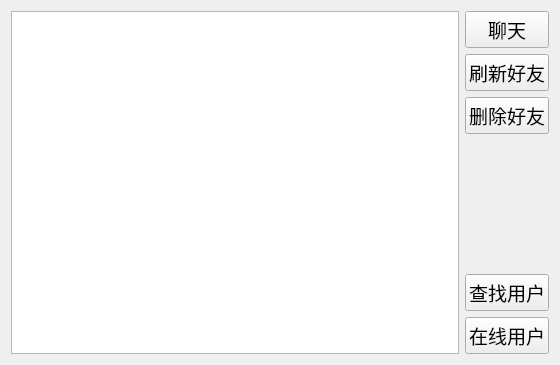
<?xml version="1.0" encoding="UTF-8"?>
<ui version="4.0">
 <class>Friend</class>
 <widget class="QWidget" name="Friend">
  <property name="geometry">
   <rect>
    <x>0</x>
    <y>0</y>
    <width>560</width>
    <height>365</height>
   </rect>
  </property>
  <property name="windowTitle">
   <string>Form</string>
  </property>
  <layout class="QHBoxLayout" name="horizontalLayout">
   <item>
    <widget class="QListWidget" name="listWidget"/>
   </item>
   <item>
    <layout class="QVBoxLayout" name="verticalLayout">
     <item>
      <widget class="QPushButton" name="chat_PB">
       <property name="font">
        <font>
         <family>Agency FB</family>
         <pointsize>14</pointsize>
        </font>
       </property>
       <property name="text">
        <string>聊天</string>
       </property>
      </widget>
     </item>
     <item>
      <widget class="QPushButton" name="flush_PB">
       <property name="font">
        <font>
         <family>Agency FB</family>
         <pointsize>14</pointsize>
        </font>
       </property>
       <property name="text">
        <string>刷新好友</string>
       </property>
      </widget>
     </item>
     <item>
      <widget class="QPushButton" name="del_PB">
       <property name="font">
        <font>
         <family>Agency FB</family>
         <pointsize>14</pointsize>
        </font>
       </property>
       <property name="text">
        <string>删除好友</string>
       </property>
      </widget>
     </item>
     <item>
      <spacer name="verticalSpacer_3">
       <property name="orientation">
        <enum>Qt::Vertical</enum>
       </property>
       <property name="sizeHint" stdset="0">
        <size>
         <width>20</width>
         <height>40</height>
        </size>
       </property>
      </spacer>
     </item>
     <item>
      <widget class="QPushButton" name="findUser_PB">
       <property name="font">
        <font>
         <family>Agency FB</family>
         <pointsize>14</pointsize>
        </font>
       </property>
       <property name="text">
        <string>查找用户</string>
       </property>
      </widget>
     </item>
     <item>
      <widget class="QPushButton" name="onlineUser_PB">
       <property name="font">
        <font>
         <family>Agency FB</family>
         <pointsize>14</pointsize>
        </font>
       </property>
       <property name="text">
        <string>在线用户</string>
       </property>
      </widget>
     </item>
    </layout>
   </item>
  </layout>
 </widget>
 <resources/>
 <connections/>
</ui>
